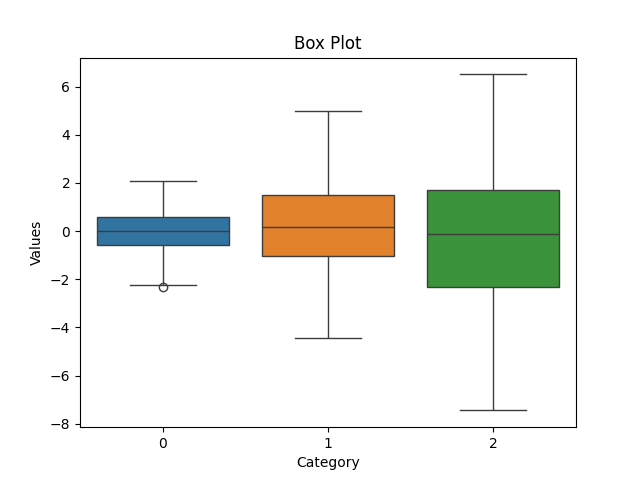

The Python source for this figure:
import matplotlib.pyplot as plt
import seaborn as sbn
import numpy as np

data = [np.random.normal(0,std,100) for std in range(1,4)]
print("data",data)
sbn.boxplot(data=data)
plt.title('Box Plot')
plt.xlabel('Category')
plt.ylabel('Values')
plt.show()
